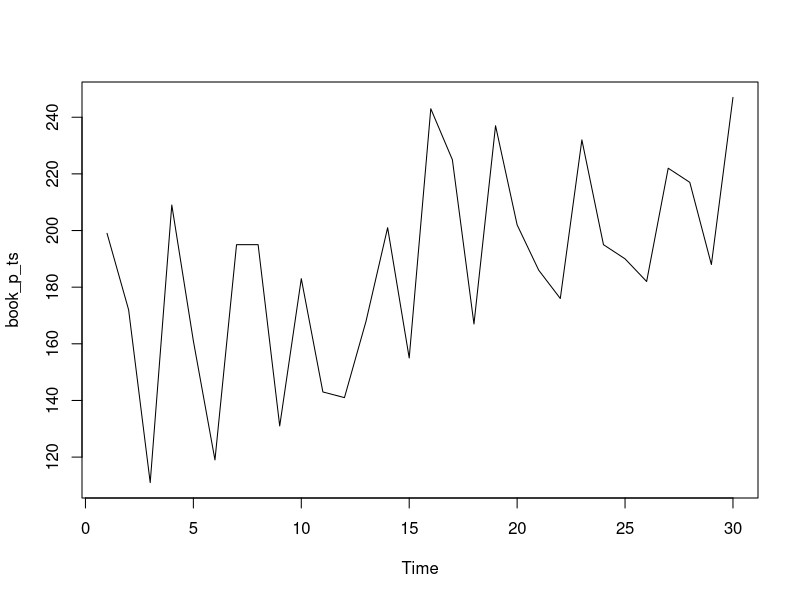

Write the R code that produced this figure. (Note: this script raises an error after producing the figure.)
#Forecast paperback book sales using exponential smoothing with seasonality (Holt-Winters method)
book<-read.table("books.txt",header = TRUE)
book_p_ts<-ts(book$Paperback)
plot(book_p_ts)

book_ts
plot(book_ts)
acf(book$Hardcover)

ses_paperback<-HoltWinters(book$Paperback,alpha =0.2,beta = F,gamma = F)
ses_paperback
fitted(ses_paperback)
ses_paperback$SSE
predict(ses_paperback,prediction.interval = 0.95)
forecasted<-predict(ses_paperback,n.ahead = 4)
forecasted

ses_paperback1<-HoltWinters(book$Paperback,alpha =0.6,beta = F,gamma = F)
ses_paperback1
fitted(ses_paperback1)
ses_paperback1$SSE
predict(ses_paperback1,prediction.interval = 0.95)
forecasted1<-predict(ses_paperback1,n.ahead = 4)
forecasted1

ses_paperback2<-HoltWinters(book$Paperback,alpha =0.9,beta = F,gamma = F)
ses_paperback2
fitted(ses_paperback2)
ses_paperback2$SSE
predict(ses_paperback2,prediction.interval = 0.95)
forecasted2<-predict(ses_paperback2,n.ahead = 4)
forecasted2


ses_paperback3<-HoltWinters(book$Paperback,alpha =0.4,beta = F,gamma = F)
ses_paperback3
fitted(ses_paperback3)
ses_paperback3$SSE
predict(ses_paperback3,prediction.interval = 0.95)
forecasted3<-predict(ses_paperback3,n.ahead = 4)
forecasted3

ses_paperback4<-HoltWinters(book$Paperback,alpha =0.75,beta = F,gamma = F)
ses_paperback4
fitted(ses_paperback4)
ses_paperback4$SSE
predict(ses_paperback4,prediction.interval = 0.95)
forecasted4<-predict(ses_paperback4,n.ahead = 4)
forecasted4

#Forecasting hardcover book sales using exponential smoothing with seasonality (Holt-Winters)


plot(ses_paperback,forecasted)
lines(fitted(ses_paperback)[,1],col=2)
plot(ses_paperback4,forecasted4)
plot(ses_paperback2,forecasted2)

opti_paper<-HoltWinters(book$Paperback,beta = F,gamma = F)
opti_paper
forecast_paper<-predict(opti_paper,n.ahead=4)
forecast_paper
opti_paper$SSE



ses_hardcover<-HoltWinters(book$Hardcover,alpha =0.2,beta = F,gamma = F)
ses_hardcover
fitted(ses_hardcover)
ses_hardcover$SSE
predict(ses_hardcover,prediction.interval = 0.95)
forecasted<-predict(ses_hardcover,n.ahead = 4)
forecasted

ses_hardcover1<-HoltWinters(book$Hardcover,alpha =0.6,beta = F,gamma = F)
ses_hardcover1
fitted(ses_hardcover1)
ses_hardcover1$SSE
predict(ses_hardcover1,prediction.interval = 0.95)
forecasted1<-predict(ses_hardcover1,n.ahead = 4)
forecasted1

ses_hardcover2<-HoltWinters(book$Hardcover,alpha =0.9,beta = F,gamma = F)
ses_hardcover2
fitted(ses_hardcover2)
ses_hardcover2$SSE
predict(ses_hardcover2,prediction.interval = 0.95)
forecasted2<-predict(ses_hardcover2,n.ahead = 4)
forecasted2

ses_hardcover3<-HoltWinters(book$Hardcover,alpha =0.4,beta = F,gamma = F)
ses_hardcover3
fitted(ses_hardcover3)
ses_hardcover3$SSE
predict(ses_hardcover3,prediction.interval = 0.95)
forecasted3<-predict(ses_hardcover3,n.ahead = 4)
forecasted3

ses_hardcover4<-HoltWinters(book$Hardcover,alpha =0.75,beta = F,gamma = F)
ses_hardcover4
fitted(ses_hardcover4)
ses_hardcover4$SSE
predict(ses_hardcover4,prediction.interval = 0.95)
forecasted4<-predict(ses_hardcover4,n.ahead = 4)
forecasted4

#QUE 2 PART C

plot(ses_hardcover,forecasted)
plot(ses_hardcover1,forecasted1)
plot(ses_hardcover2,forecasted2)

opti<-HoltWinters(book$Hardcover,beta = F,gamma = F)
opti
opti$SSE
forecast_opti<-forecast(opti,n.ahead=4)
forecast_opti
plot(forecast_opti)
predict(opti,prediction.interval = 0.95)

#Forecast paperback book sales using Holt's linear method


linear_paper<-HoltWinters(book$Paperback,gamma=F)
linear_paper
linear_paper$SSE
linear_hard<-HoltWinters(book$Hardcover,gamma=F)
linear_hard
linear_hard$SSE

predict(linear_paper,n.ahead=4)
predict(linear_hard,n.ahead=4)

accuracy(forecast(linear_paper,h=10))
accuracy(forecast(opti_paper,h=10))
accuracy(forecast(linear_hard,h=4))
accuracy(forecast(opti,h=4))

plot(forecast(linear_paper,h=4))
plot(forecast(opti_paper,h=4))
predict(linear_paper,prediction.interval=0.95)
predict(linear_hard,prediction.interval=0.95)
predict(opti_paper,prediction.interval = 0.95)
115.0282^2